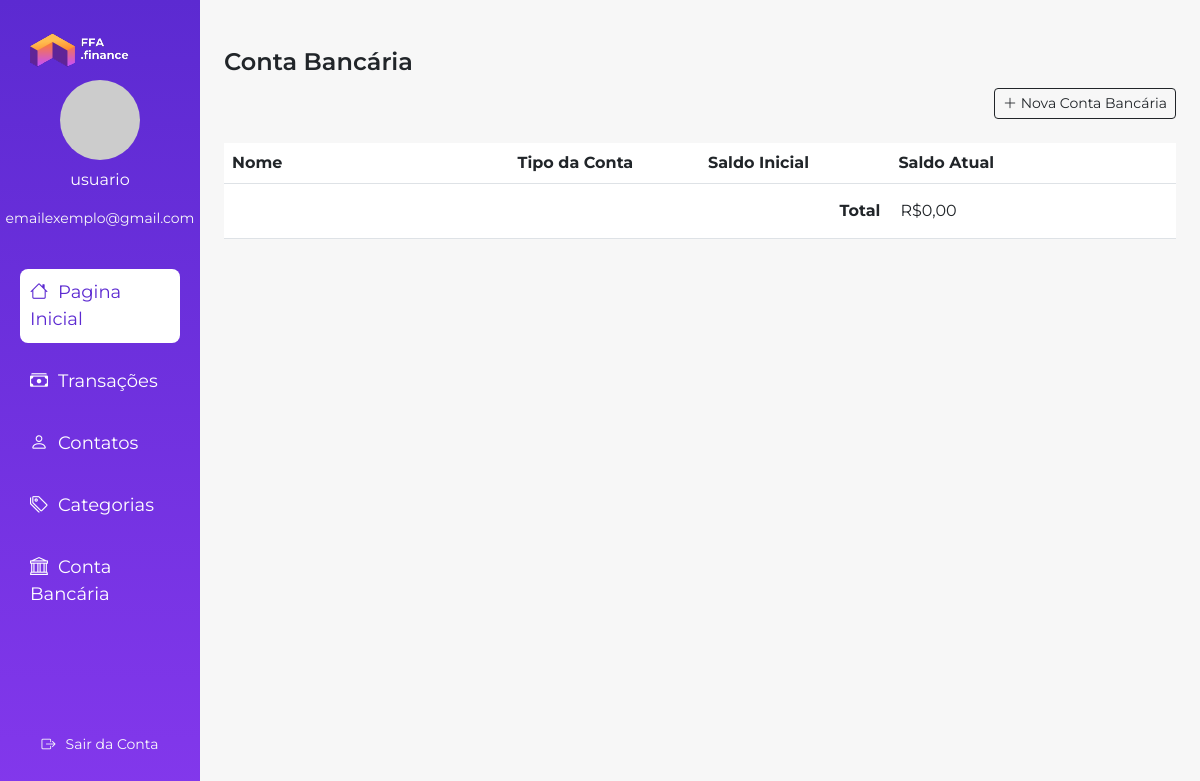
/conta_bancaria/, run on an earlier commit of the app's database.
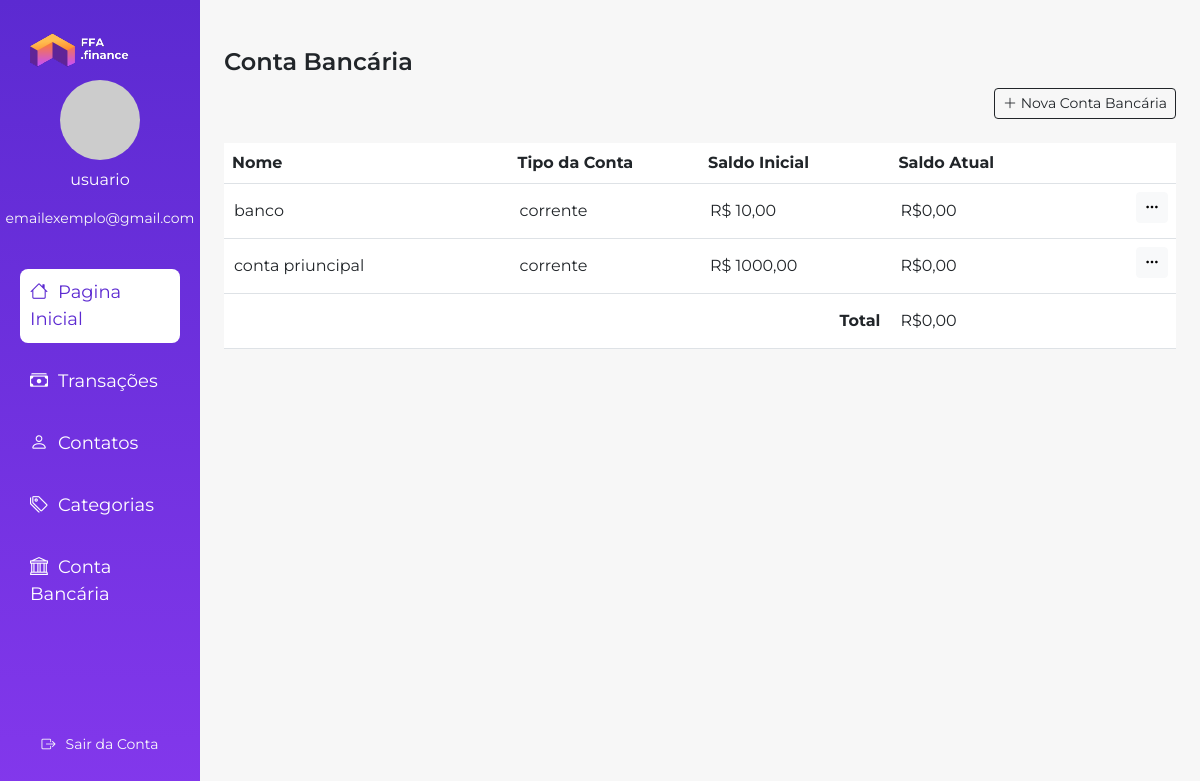
And on a later commit of the database.
### sistemaFFA/models.py (models this page shows, shortened)
class ContaBancaria(models.Model):
   nome = models.CharField(max_length=100)
   tipoConta = models.ForeignKey(Conta, on_delete=models.CASCADE)
   agenciaConta = models.CharField(max_length=5, blank=True)
   banco = models.CharField(max_length=100, blank=True)
   numeroConta = models.CharField(max_length=20)
   saldo = models.DecimalField(max_digits=10, decimal_places=2)

class Conta(models.Model):
   tipoConta = models.CharField(max_length=30)
   def __str__(self):
      return self.tipoConta

### sistemaFFA/views.py (the view)
# urls.py: path("conta_bancaria/", views.conta_bancaria, name="conta_bancaria")
def conta_bancaria(request):
    context = {
        "contas_bancarias": ContaBancaria.objects.all()
    }
    if request.method == "POST":
        form = ContaBancariaForm(request.POST)
        if form.is_valid():
            form.save()
            return redirect('conta_bancaria')
        else:
            context["form"] = form
    else:
        context["form"] = ContaBancariaForm
    return render(request, "conta-bancaria.html", context)

### sistemaFFA/templates/conta-bancaria.html (shortened to what this page needs)
{% extends "base.html" %}
{% load static crispy_forms_tags %}
{% block head %}<div class="header fw-semibold">Conta Bancária</div>{% endblock head %}
{% block content %}
<div class="mt-2 text-end">
  <button class="btn btn-outline-dark btn-sm" type="button" data-bs-toggle="offcanvas" data-bs-target="#offcanvasContaBacaria" aria-controls="offcanvasCategorias">
      <i class="bi bi-plus-lg"></i> Nova Conta Bancária
  </button>
</div>
<div class="transaction-table mt-4">
  <table class="table table-hover">
      <thead>
          <tr>
              <th style="width: 30%;">Nome</th>
              <th style="width: 20%;">Tipo da Conta</th>
              <th style="width: 20%;">Saldo Inicial</th>
              <th style="width: 20%;">Saldo Atual</th>
              <th style="width: 10%;" class="text-end"></th>
          </tr>
      </thead>
      <tbody>
        {% for conta_bancaria in contas_bancarias %}
        <tr>
            <td style="padding: 15px 10px;">{{ conta_bancaria.nome }}</td>
            <td style="padding: 15px 10px;">{{ conta_bancaria.tipoConta }}</td>
            <td style="padding: 15px 10px;">R$ {{ conta_bancaria.saldo }}</td>
            <td style="padding: 15px 10px;">R$0,00</td>
            <td class="text-end">
                <div class="dropdown">
                    <button class="btn btn-light btn-sm" type="button" data-bs-toggle="dropdown" aria-expanded="false">
                        <i class="bi bi-three-dots"></i>
                    </button>
                </div>
            </td>
          </tr>
        {% endfor %}
        <tr>
            <td colspan="3" class="text-end" style="padding: 15px 10px;"><strong>Total</strong></td>
            <td style="padding: 15px 10px;">R$0,00</td>
            <td></td>
        </tr>
      </tbody>
  </table>
</div>
{% endblock content %}

What changed in the data, as far as the page shows it:
added ContaBancaria: nome "banco", tipoConta "corrente", saldo "10,00"
added ContaBancaria: nome "conta priuncipal", tipoConta "corrente", saldo "1000,00"
